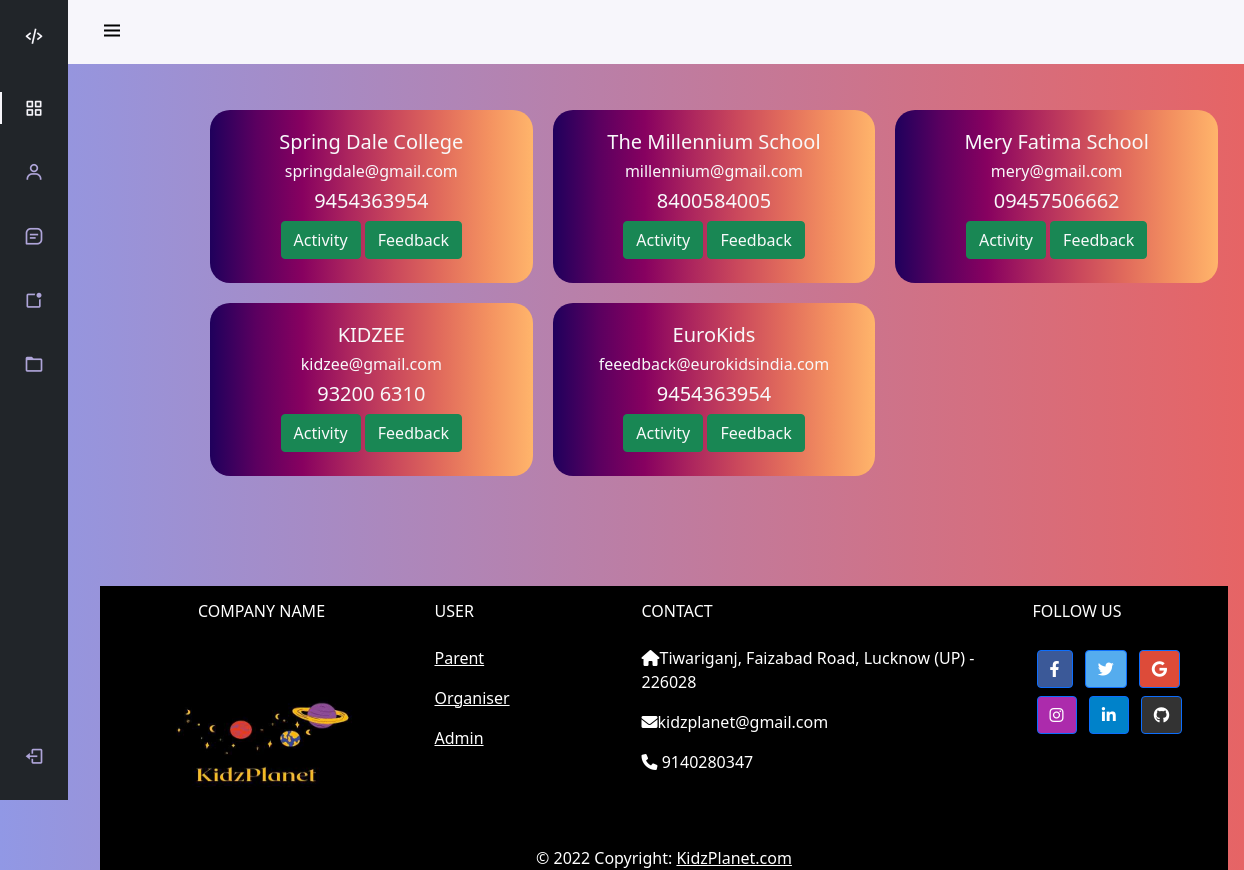
The page /view_act/ (signed in) on the database its author committed.
### kidzapp/models.py (models this page shows, shortened)
class Organizer(models.Model):
    user_name = models.CharField(max_length=45,primary_key=True)
    password = models.CharField(max_length=100,null=False)
    name = models.CharField(max_length=45,null=False)
    email = models.EmailField(max_length=45,null=False)
    phone = models.CharField(max_length=10,null=False)
    city = models.CharField(max_length=45,null=False)
    address = models.TextField()
    pic_name = models.FileField(max_length=100,upload_to="kidzapp/picture",default="")

### kidzapp/views.py (the view)
# urls.py: path("view_act/",views.view_act,name="view_act"),
def view_act(request):
    activity=Organizer.objects.all()
    context={
        "act":activity
    }
    if "user_key" in request.session.keys():
        return render(request,'kidzapp/parent/view_activity.html',context)
    else:
        return render(request,'kidzapp/html/common_view_activity.html',context)

### kidzapp/templates/kidzapp/parent/view_activity.html (shortened to what this page needs)
{% extends 'kidzapp/parent/parent_base.html' %}
{%load static%}
{%block content%}
  <div class="container"style="margin:50px;padding:50px">
        <div class="row g-0">
          {%for ob in act %}
            <div class="col-md-4 border-right">
              <div class="cards car">
                <div class="first bg-white p-4 text-center car" style="margin:10px;padding width: 24rem;background: linear-gradient(90deg, #1f005c, #5b0060, #870160, #ac255e, #ca485c, #e16b5c, #f39060, #ffb56b);" >
                <h5 class="card-subtitle mb-2 text-light">{{ob.name}}</h5>
                <h6 class="card-title text-light">{{ob.email}}</h6>
                <h5 class="card-text text-light">{{ob.phone}}</h5>
                <a  href="/show_activity/{{ob.user_name}}"type="submit" class="btn btn-success text-light" id="button1">Activity</a>
                <a  href="/feed_back/{{ob.user_name}}"type="submit" class="btn btn-success text-light" id="button2">Feedback</a>
              </div>
          </div>
      </div>
    {%endfor %}
    </div>
  </div>
    {%endblock%}

### kidzapp/static/kidzapp/css/parent.css (style rules this page uses)
:root { --header-height: 3rem; --nav-width: 68px; --first-color: black; --first-color-light: #AFA5D9; --white-color: #F7F6FB; --body-font: 'Nunito', sans-serif; --normal-font-size: 1rem; --z-fixed: 100 }
a { text-decoration: none; }
body { position: relative; margin: var(--header-height) 0 0 0; padding: 0 1rem; font-family: var(--body-font); font-size: var(--normal-font-size); transition: .5s }
a { text-decoration: none }
@media screen and (min-width: 768px) { body { margin: calc(var(--header-height) + 1rem) 0 0 0; padding-left: calc(var(--nav-width) + 2rem) } }

### rows shown on the page
Organizer: name "Spring Dale College", email "springdale@gmail.com", phone "9454363954"
Organizer: name "The Millennium School", email "millennium@gmail.com", phone "8400584005"
Organizer: name "Mery Fatima School", email "mery@gmail.com", phone "09457506662"
Organizer: name "KIDZEE", email "kidzee@gmail.com", phone "93200 6310"
Organizer: name "EuroKids", email "feeedback@eurokidsindia.com", phone "9454363954"
